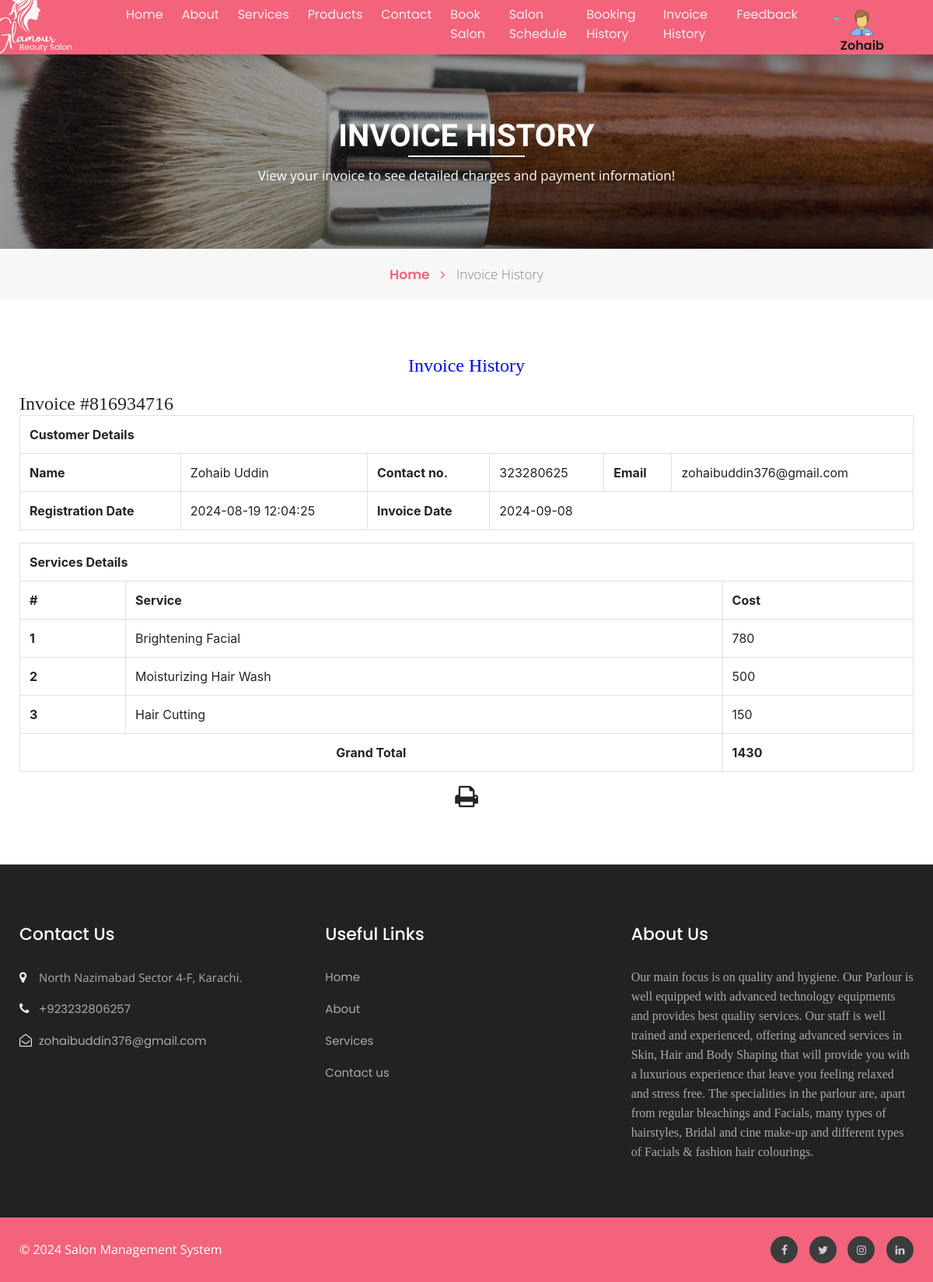
The page /bpms/view-invoice.php?invoiceid=816934716 (signed in) on the database its author committed.
### tables this page shows
CREATE TABLE `tbluser` (
  `ID` int(10) NOT NULL,
  `FirstName` varchar(120) DEFAULT NULL,
  `LastName` varchar(250) DEFAULT NULL,
  `MobileNumber` bigint(10) DEFAULT NULL,
  `Email` varchar(120) DEFAULT NULL,
  `Password` varchar(120) DEFAULT NULL,
  `RegDate` timestamp NULL DEFAULT current_timestamp(),
  `balance` float DEFAULT 1500
);

CREATE TABLE `tblservices` (
  `ID` int(10) NOT NULL,
  `ServiceName` varchar(200) DEFAULT NULL,
  `ServiceDescription` mediumtext DEFAULT NULL,
  `Cost` int(10) DEFAULT NULL,
  `Image` varchar(200) DEFAULT NULL,
  `CreationDate` timestamp NULL DEFAULT current_timestamp()
);

CREATE TABLE `tblpage` (
  `ID` int(10) NOT NULL,
  `PageType` varchar(200) DEFAULT NULL,
  `PageTitle` mediumtext DEFAULT NULL,
  `PageDescription` mediumtext DEFAULT NULL,
  `Email` varchar(200) DEFAULT NULL,
  `MobileNumber` bigint(10) DEFAULT NULL,
  `UpdationDate` date DEFAULT NULL,
  `Timing` varchar(200) NOT NULL
);

### bpms/view-invoice.php (the view, shortened to what this page needs)
<?php
include('includes/dbconnection.php');
if (strlen($_SESSION['bpmsuid']==0)) {
  header('location:logout.php');
  } else{
  ?>
<!doctype html>
<html lang="en">
  <head>
    <?php require('includes/links.php') ?>
  </head>
  <body id="home">
<?php include_once('includes/header.php');?>
<section class="w3l-inner-banner-main">
    <div class="about-inner contact ">
        <div class="container">
            <div class="main-titles-head text-center">
            <h3 class="header-name ">
 Invoice History
            </h3>
            <div class="h-line bg-white"></div>
            <p class="tiltle-para ">View your invoice to see detailed charges and payment information!</p>
        </div>
</div>
</div>
<div class="breadcrumbs-sub">
<div class="container">
<ul class="breadcrumbs-custom-path">
    <li class="right-side propClone"><a href="index.php" class="">Home <span class="fa fa-angle-right" aria-hidden="true"></span></a> <p></li>
    <li class="active ">
        Invoice History</li>
</ul>
</div>
</div>
</section>
<section class="w3l-contact-info-main" id="contact">
    <div class="contact-sec	">
        <div class="container">
            <div>
                <div class="cont-details">
                   <div class="table-content table-responsive cart-table-content m-t-30">
                   <h4 style="padding-bottom: 20px;text-align: center;color: blue;">Invoice History</h4>
    <?php
    $invid=intval($_GET['invoiceid']);
$ret=mysqli_query($con,"select DISTINCT  date(tblinvoice.PostingDate) as invoicedate,tbluser.FirstName,tbluser.LastName,tbluser.Email,tbluser.MobileNumber,tbluser.RegDate
    from  tblinvoice
    join tbluser on tbluser.ID=tblinvoice.Userid
    where tblinvoice.BillingId='$invid'");
while ($row=mysqli_fetch_array($ret)) {
?>
                    <div class="table-responsive bs-example widget-shadow">
                        <h4>Invoice #<?php echo $invid;?></h4>
                        <table class="table table-bordered" width="100%" border="1">
<tr>
<th colspan="6">Customer Details</th>
</tr>
                             <tr>
                                <th>Name</th>
                                <td><?php echo $row['FirstName']?> <?php echo $row['LastName']?></td>
                                <th>Contact no.</th>
                                <td><?php echo $row['MobileNumber']?></td>
                                <th>Email </th>
                                <td><?php echo $row['Email']?></td>
                            </tr>
                             <tr>
                                <th>Registration Date</th>
                                <td><?php echo $row['RegDate']?></td>
                                <th>Invoice Date</th>
                                <td colspan="3"><?php echo $row['invoicedate']?></td>
                            </tr>
<?php }?>
</table>
<table class="table table-bordered" width="100%" border="1">
<tr>
<th colspan="3">Services Details</th>
</tr>
<tr>
<th>#</th>
<th>Service</th>
<th>Cost</th>
</tr>
<?php
$ret=mysqli_query($con,"select tblservices.ServiceName,tblservices.Cost
    from  tblinvoice
    join tblservices on tblservices.ID=tblinvoice.ServiceId
    where tblinvoice.BillingId='$invid'");
$cnt=1;
while ($row=mysqli_fetch_array($ret)) {
    ?>
<tr>
<th><?php echo $cnt;?></th>
<td><?php echo $row['ServiceName']?></td>
<td><?php echo $subtotal=$row['Cost']?></td>
</tr>
<?php
$cnt=$cnt+1;
$gtotal+=$subtotal;
} ?>
<tr>
<th colspan="2" style="text-align:center">Grand Total</th>
<th><?php echo $gtotal?></th>
</tr>
</table>
  <p style="margin-top:1%"  align="center">
  <i class="fa fa-print fa-2x" style="cursor: pointer;"  OnClick="CallPrint(this.value)" ></i>
</p>
                    </div> </div>
    </div>
    </div></div>
</section>
<?php include_once('includes/footer.php');?>
</body>
</html><?php } ?>

### bpms/includes/header.php (shortened to what this page needs)
<section class=" w3l-header-4  sticky-top shadow">
    <header class="absolute-top ">
        <div class="container">
        <nav class="navbar navbar-expand-lg navbar-light">
      <a class="navbar-brand" href="index.php">
       <img src="assets/images/logo.png" alt="logo">
      </a>
            <div class="collapse navbar-collapse" id="navbarNav">
                <ul class="navbar-nav mx-auto">
                    <li class="nav-item">
                        <a class="nav-link" href="index.php">Home <span class="sr-only">(current)</span></a>
                    </li>
                    <li class="nav-item">
                        <a class="nav-link" href="about.php">About</a>
                    </li>
                    <li class="nav-item">
                        <a class="nav-link" href="services.php">Services</a>
                    </li>
                    <li class="nav-item">
                        <a class="nav-link" href="products.php">Products</a>
                    </li>
                    <li class="nav-item">
                        <a class="nav-link" href="contact.php">Contact</a>
                    </li>
                    <?php if (strlen($_SESSION['bpmsuid']>0)) {?>
                    <li class="nav-item">
                        <a class="nav-link" href="book-appointment.php">Book Salon</a>
                    </li>
                    <li class="nav-item">
                        <a class="nav-link" href="salon-schedule.php">Salon Schedule</a>
                    </li>
                    <li class="nav-item">
                        <a class="nav-link" href="booking-history.php">Booking History</a>
                    </li>
                    <li class="nav-item">
                        <a class="nav-link" href="invoice-history.php">Invoice History</a>
                    </li>
                    <li class="nav-item">
                        <a class="nav-link" href="feedback.php">Feedback</a>
                    </li>
               <div class="header-right" style="margin-bottom: -20px;">
                <div class="profile_details">
        <?php
$adid=$_SESSION['bpmsuid'];
$ret=mysqli_query($con,"select FirstName from tbluser where ID='$adid'");
$row=mysqli_fetch_array($ret);
$name=$row['FirstName'];
?>
          <ul>
            <li class="dropdown profile_details_drop" >
              <a href="#" class="dropdown-toggle" data-toggle="dropdown" aria-expanded="false">
                <div class="profile_img">
                  <span class="prfil-img" style="margin-left: 20px;"><img src="assets/images/user.png" alt="" width="40" height="35"> </span>
                  <div class="user-name">
                    <p style="margin-right: -10px;"><?php echo $name; ?></p>
                  </div>
                </div>
              </a>
            </li>
          </ul>
        </div>
        </div>
                  <?php }?>
                </ul>
            </div>
        </div>
      </header>
</section>

### bpms/includes/footer.php (shortened to what this page needs)
<section class="w3l-footer-29-main">
    <div class="footer-29 py-5">
      <div class="container py-lg-4">
        <div class="row footer-top-29">
          <div class="col-lg-4 col-md-6 col-sm-8 footer-list-29 footer-1">
            <h6 class="footer-title-29">Contact Us</h6>
            <ul>
              <?php
$ret=mysqli_query($con,"select * from tblpage where PageType='contactus' ");
while ($row=mysqli_fetch_array($ret)) {
?>
              <li>
                <span class="fa fa-map-marker"></span> <p><?php  echo $row['PageDescription'];?>.</p>
              </li>
              <li><span class="fa fa-phone"></span><a href="tel:+92 3232806257"> +<?php  echo $row['MobileNumber'];?></a></li>
              <li><span class="fa fa-envelope-open-o"></span><a href="mailto:zohaibuddin376@gmail.com" class="mail">
                  <?php  echo $row['Email'];?></a></li><?php } ?>
            </ul>
          </div>
          <div class="col-lg-4 col-md-6 col-sm-4 footer-list-29 footer-2 ">
            <ul>
              <h6 class="footer-title-29">Useful Links</h6>
              <li><a href="index.php">Home</a></li>
              <li><a href="about.php">About</a></li>
              <li><a href="services.php"> Services</a></li>
              <li><a href="contact.php">Contact us</a></li>
            </ul>
          </div>
          <div class="col-lg-4 col-md-6 col-sm-7 footer-list-29 footer-4">
            <?php
$ret=mysqli_query($con,"select * from tblpage where PageType='aboutus' ");
while ($row=mysqli_fetch_array($ret)) {
?>
            <h6 class="footer-title-29"><?php  echo $row['PageTitle'];?> </h6>
            <p><?php  echo $row['PageDescription'];?></p><?php } ?>
          </div>
        </div>
      </div>
    </div>
  </section>
  <section class="w3l-footer-29-main w3l-copyright">
    <div class="container">
      <div class="row bottom-copies">
        <p class="col-lg-8 copy-footer-29">© 2024  Salon Management System </p>
        <div class="col-lg-4 main-social-footer-29">
          <a href="https://www.facebook.com" target="_blank" class="facebook"><span class="fa fa-facebook"></span></a>
          <a href="https://www.twitter.com" target="_blank" class="twitter"><span class="fa fa-twitter"></span></a>
          <a href="https://www.instagram.com" target="_blank" class="instagram"><span class="fa fa-instagram"></span></a>
          <a href="https://www.linkedin.com" target="_blank" class="linkedin"><span class="fa fa-linkedin"></span></a>
        </div>
      </div>
    </div>
  </section>

### rows shown on the page
tbluser: FirstName "Zohaib"
tblservices: ServiceName "Brightening Facial", Cost "780"
tblservices: ServiceName "Moisturizing Hair Wash", Cost "500"
tblservices: ServiceName "Hair Cutting", Cost "150"
tblpage: PageDescription "North Nazimabad Sector 4-F, Karachi", MobileNumber "923232806257", Email "zohaibuddin376@gmail.com"
tblpage: PageTitle "About Us", PageDescription "Our main focus is on quality and hygiene. Our Parlour is well equipped with advanced technology equipments and provides best quality services. Our staff is well trained and experienced, offering advanced services in Skin, Hair and Body Shaping that will provide you with a luxurious experience that leave you feeling relaxed and stress free. The specialities in the parlour are, apart from regular bleachings and Facials, many types of hairstyles, Bridal and cine make-up and different types of Facials & fashion hair colourings."

### other values the page prints
$row['FirstName'] "Zohaib"
$row['LastName'] "Uddin"
$row['MobileNumber'] "323280625"
$row['Email'] "zohaibuddin376@gmail.com"
$row['RegDate'] "2024-08-19 12:04:25"
$row['invoicedate'] "2024-09-08"
$gtotal "1430"
